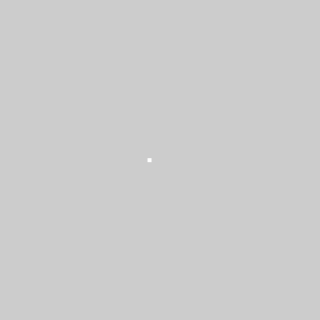
Frame 1 (no input)
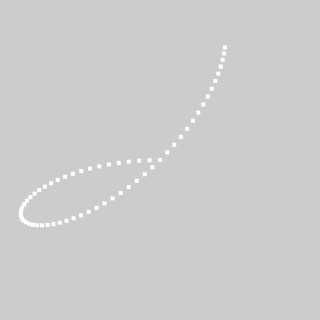
Frame 60 (the mouse pressed at the canvas centre just before this capture)
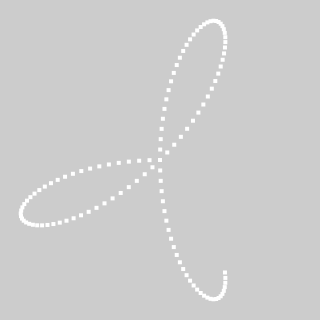
Frame 120 (the mouse held since frame 60 and released just before this capture)

The Processing sketch that drew these frames (run headless with seeded random() and noise(); from frame 60 on, the mouse is pressed at the canvas centre):

// Processing sketch: processing_179095
// ── processing_179095.pde

PFont f;
// The radius of a circle
float r = 100;
// The width and height of the boxes
float w = 4;
float h = 4;

void setup() {
  size(320, 320);
}
float theta;float rayon=20;int er;
void draw() {
//  background(255);
  
  // Start in the center and draw the circle
  translate(width / 2, height / 2);

 er++;
 theta-=radians(1);

//like y ;
 rayon=150*sin(theta*4);
    // Polar to cartesian coordinate conversion

    // Rotate the box
   
noStroke();
    rectMode(CENTER);
    rect(rayon*cos(theta), rayon*sin(theta),w,h);  
  
}
